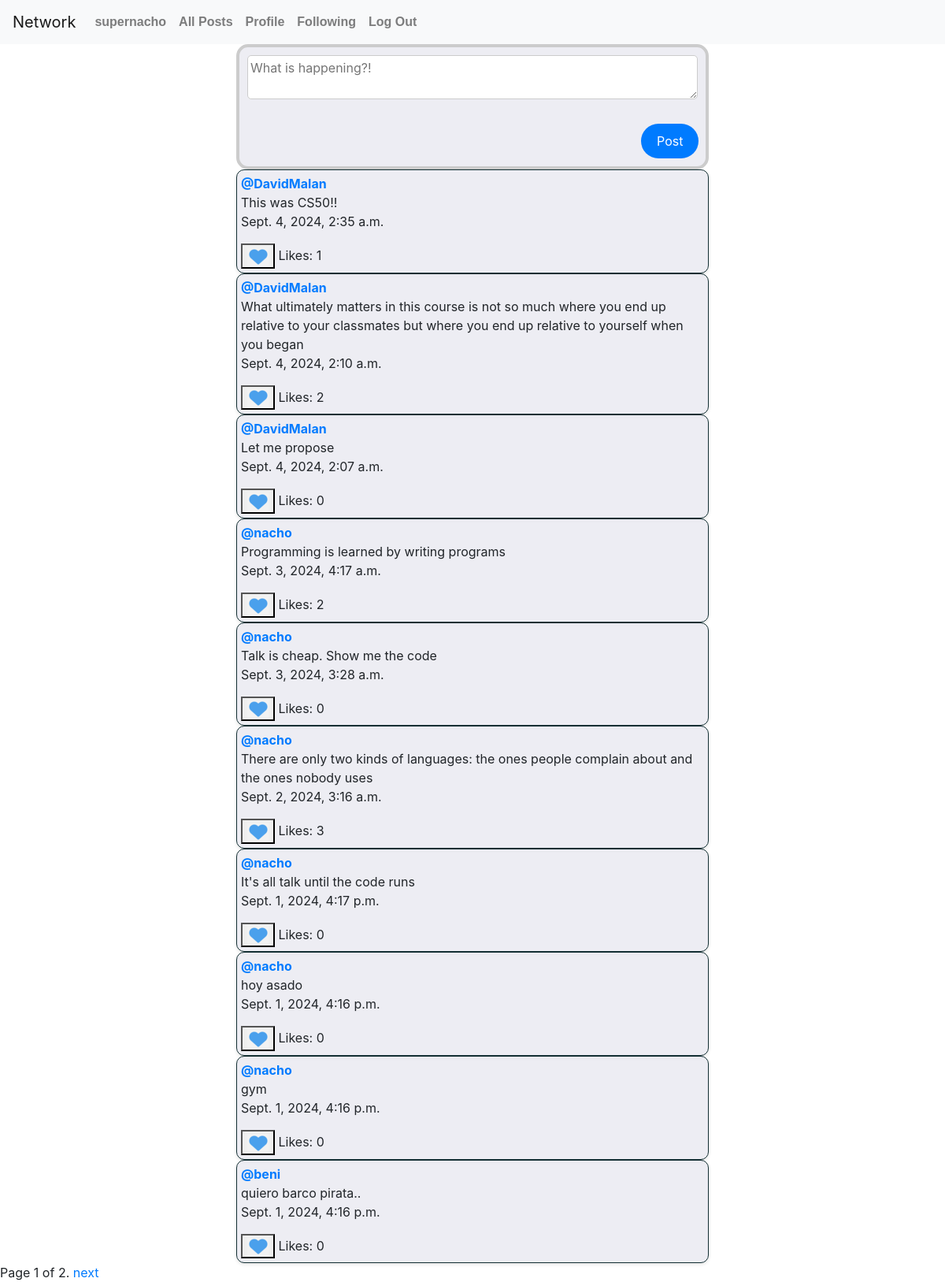
Screenshot of / (signed in) with the database file from the repository.
### network/models.py (models this page shows)
class User(AbstractUser):
    following = models.ManyToManyField('self', symmetrical=False, blank=True, related_name="followers")

class Tweet(models.Model):
    content = models.TextField()
    users_liked = models.ManyToManyField(User, blank=True, related_name="liked_tweets")
    owner = models.ForeignKey(User, on_delete=models.CASCADE)
    timestamp = models.DateTimeField(auto_now_add=True)

### network/views.py (the view)
# urls.py: path("", views.index, name="index"),
def index(request):
    tweets = Tweet.objects.all().order_by('-timestamp')
    paginator = Paginator(tweets, 10)
    page_number = request.GET.get('page')
    tweets_page = paginator.get_page(page_number)
    return render(request, "network/index.html", {'tweets': tweets_page})

### network/templates/network/index.html (shortened to what this page needs)
{% extends "network/layout.html" %}
{% load static %}
{% block body %}
{% if user.is_authenticated %}
<div class="form-container">
  <form action="{% url 'create' %}" method="post">
      <textarea id="content" name="content" maxlength="255" required placeholder="What is happening?!"></textarea><br><br>
      <button type="submit" class="post-submit">Post</button>
      </div>
</div>
{% endif %}
{% for tweet in tweets %}
<div class="tweet" data-id="{{ tweet.id }}">
    <a  href="{% url 'profile' tweet.owner %}"><strong>@{{ tweet.owner }}</strong> </a>
    <div class="content">
      <span class="content-span"> {{ tweet.content }}</span>
    </div>
    <p> {{ tweet.timestamp }}</p>
    <div class="like-count">
      {% if user.is_authenticated %}
      <button  class="like" ><img src="{% static 'network/heart.png' %}" alt="Like" ></button>
      {% endif %}
      <span>Likes: </span>
      <span class="like-count-value">{{tweet.users_liked.count}}</span>
    </div>
</div>
{% endfor %}
<div class="pagination">
    <span class="step-links">
      <span class="current">
        Page {{ tweets.number }} of {{ tweets.paginator.num_pages }}.
      </span>
      {% if tweets.has_next %}
        <a href="?page={{ tweets.next_page_number }}">next</a>
      {% endif %}
    </span>
  </div>
{% endblock %}

### network/templates/network/layout.html (shortened to what this page needs)
{% load static %}
<!DOCTYPE html>
<html lang="en">
    <head>
        <link rel="stylesheet" href="https://stackpath.bootstrapcdn.com/bootstrap/4.4.1/css/bootstrap.min.css">
        <link href="{% static 'network/styles.css' %}" rel="stylesheet">
    </head>
    <body>
        <nav class="navbar navbar-expand-lg navbar-light bg-light">
            <a class="navbar-brand" href="#">Network</a>
            <div>
              <ul class="navbar-nav mr-auto">
                {% if user.is_authenticated %}
                    <li class="nav-item">
                        <a class="nav-link" href="#"><strong>{{ user.username }}</strong></a>
                    </li>
                {% endif %}
                <li class="nav-item">
                  <a class="nav-link" href="{% url 'index' %}">All Posts</a>
                </li>
                {% if user.is_authenticated %}
                    <li class="nav-item">
                        <a class="nav-link" href="{% url 'profile' request.user %}">Profile</a>
                    </li>
                    <li class="nav-item">
                        <a class="nav-link" href="{% url 'following' %}">Following</a>
                    </li>
                    <li class="nav-item">
                        <a class="nav-link" href="{% url 'logout' %}">Log Out</a>
                    </li>
                {% endif %}
              </ul>
            </div>
          </nav>
        <div class="body">
            {% block body %}
            {% endblock %}
    </body>
</html>

### network/static/network/styles.css (style rules this page uses)
.tweet { background-color: #e5e5eeab; border: 1px solid #132f33; padding: 5px; border-radius: 10px; box-shadow: 0 2px 4px rgba(0, 0, 0, 0.1); width: 100%; max-width: 600px; margin: 0 auto; }
.nav-link { font-family: sans-serif; font-weight: bold; font-size: 16px; }
.form-container { border: 4px solid #ccc; border-radius: 15px; padding: 10px; max-width: 600px; margin: 0 auto; background-color: #e5e5eeab;; width: 100%; }
.form-container textarea { margin-bottom: 1px; padding: 3px; border-radius: 5px; border: 1px solid #ccc; width: 100%; box-sizing: border-box; }
.post-submit { background-color: #007BFF; color: white; border: none; padding: 10px 20px; border-radius: 30px; font-size: 16px; cursor: pointer; transition: background-color 0.3s; justify-content: right; margin-left: 500px; }

### rows the page displays
User: username "supernacho"
Tweet: owner "DavidMalan", content "This was CS50!!", timestamp "Sept. 4, 2024, 2:35 a.m.", users_liked.count "1"
Tweet: owner "DavidMalan", content "What ultimately matters in this course is not so much where you end up relative to your classmates but where you end up relative to yourself when you began", timestamp "Sept. 4, 2024, 2:10 a.m.", users_liked.count "2"
Tweet: owner "DavidMalan", content "Let me propose", timestamp "Sept. 4, 2024, 2:07 a.m.", users_liked.count "0"
Tweet: owner "nacho", content "Programming is learned by writing programs", timestamp "Sept. 3, 2024, 4:17 a.m.", users_liked.count "2"
Tweet: owner "nacho", content "Talk is cheap. Show me the code", timestamp "Sept. 3, 2024, 3:28 a.m.", users_liked.count "0"
Tweet: owner "nacho", content "There are only two kinds of languages: the ones people complain about and the ones nobody uses", timestamp "Sept. 2, 2024, 3:16 a.m.", users_liked.count "3"
Tweet: owner "nacho", content "It's all talk until the code runs", timestamp "Sept. 1, 2024, 4:17 p.m.", users_liked.count "0"
Tweet: owner "nacho", content "hoy asado", timestamp "Sept. 1, 2024, 4:16 p.m.", users_liked.count "0"
Tweet: owner "nacho", content "gym", timestamp "Sept. 1, 2024, 4:16 p.m.", users_liked.count "0"
Tweet: owner "beni", content "quiero barco pirata..", timestamp "Sept. 1, 2024, 4:16 p.m.", users_liked.count "0"

### other values shown
{{ tweets.number }} "1"
{{ tweets.paginator.num_pages }} "2"
